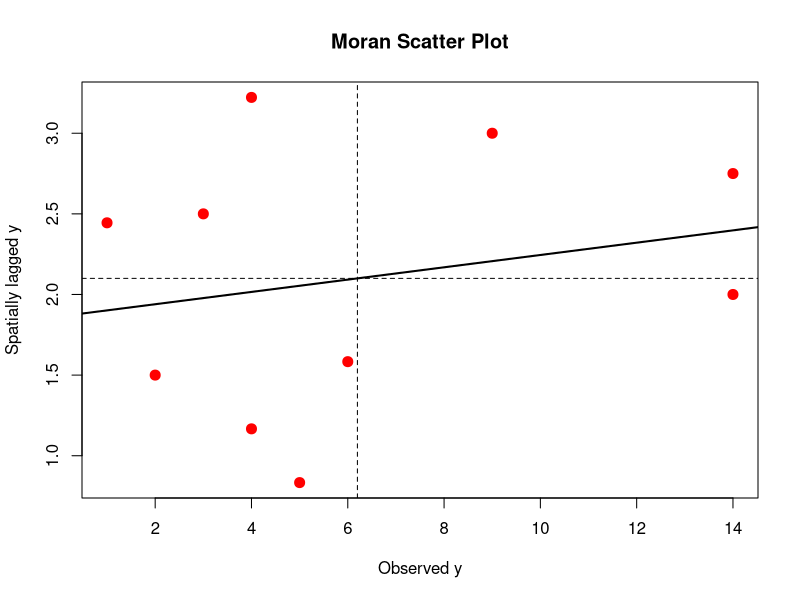

Here is the R script that generated this plot:
#load package
library(spdep)

# simulate dataset
n <- 10
coords <- cbind(runif(n, 0, 100), runif(n, 0, 100))
y <- sample(1:15, n, replace = TRUE)

# Create a Spatial Weights Matrix Define neighboring relationships using the -nearest neighbors method:
nb <- knn2nb(knearneigh(coords, k = 3))
wm <- nb2mat(nb, style = "W", zero.policy = TRUE)

# Compute Spatially Lagged Values Aggregate the values of neighboring polygons to compute spatially lagged values:
ms <- cbind(id = rep(1:n, each = n), y = rep(y, each = n), value = as.vector(wm * y))
ms <- ms[ms[, 3] > 0, ]
ams <- aggregate(ms[, 2:3], list(ms[, 1]), FUN = mean)
ams <- ams[, -1]
colnames(ams) <- c("y", "spatially lagged y")

# Visualize with Moran Scatter Plot The Moran scatter plot illustrates the relationship between observed values and spatially lagged values
plot(ams, pch = 20, col = "red", cex = 2,
     xlab = "Observed y", 
     ylab = "Spatially lagged y", 
     main = "Moran Scatter Plot")
reg <- lm(ams[, 2] ~ ams[, 1])
abline(reg, lwd = 2)
abline(h = mean(ams[, 2]), lty = 2)
abline(v = mean(y), lty = 2)

# Compute Moran’s I The slope of the regression line represents Moran’s I, quantifying the strength of spatial autocorrelation:
coefficients(reg)[2]
